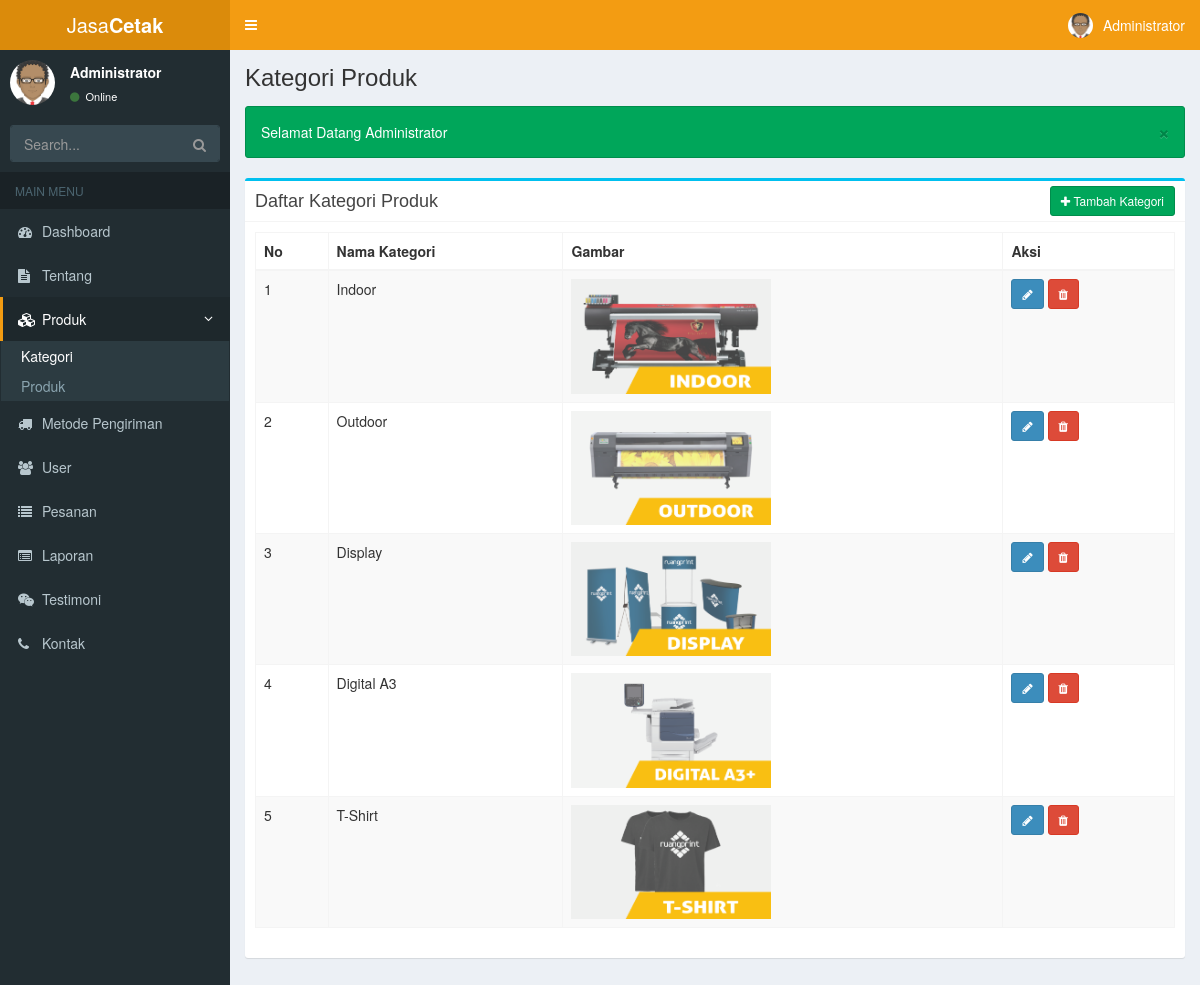
Page /admin/index.php?page=kategori (signed in) on the committed database.
### tables this page shows
CREATE TABLE IF NOT EXISTS `kategori` (
  `id_kategori` int(11) NOT NULL,
  `nama_kategori` varchar(50) NOT NULL,
  `gambar` varchar(100) DEFAULT NULL
);

### admin/views/kategori.php (the view, shortened to what this page needs)
<?php
$query = mysqli_query($koneksi, "SELECT * FROM kategori WHERE nama_kategori != 'Uncategorized'");
$no = 1;
?>
<div class="box box-info">
    <div class="box-header with-border">
        <h3 class="box-title">Daftar Kategori Produk</h3>
        <div class="box-tools pull-right">
            <button class="btn btn-success btn-sm" data-toggle="modal" data-target="#tambah-kategori"><i class="fa fa-plus"></i> Tambah Kategori</button>
        </div>
    </div>
    <div class="box-body">
        <div class="table-responsive">
            <table class="table table-bordered table-striped">
                <thead>
                    <th>No</th>
                    <th>Nama Kategori</th>
                    <th>Gambar</th>
                    <th>Aksi</th>
                </thead>
                <tbody>
                    <?php while ($row = mysqli_fetch_assoc($query)): ?>
                        <tr>
                            <td><?= $no++ ?></td>
                            <td><?= $row['nama_kategori'] ?></td>
                            <td><img src="../<?= $row['gambar'] . '?timestamp=' . time() ?>" alt="" width="200"></td>
                            <td>
                                <button class="btn btn-sm btn-primary edit-kat" data-toggle="modal" data-target="#edit-kategori" data-kategori="<?= htmlspecialchars(json_encode($row)) ?>">
                                    <i class="fa fa-pencil" data-toggle="tooltip" data-placement="top" title="Edit Kategori"></i>
                                </button>
                                <button class="btn btn-sm btn-danger btn-hapus" data-toggle="modal" data-target="#hapus-kategori" data-id="<?= $row['id_kategori'] ?>" data-uri="hapus_kategori">
                                    <i class="fa fa-trash" data-toggle="tooltip" data-placement="top" title="Hapus Kategori"></i>
                                </button>
                            </td>
                        </tr>
                    <?php endwhile; ?>
                </tbody>
            </table>
        </div>
    </div>
</div>

### rows in the picture
kategori: nama_kategori "Indoor", gambar (picture)
kategori: nama_kategori "Outdoor", gambar (picture)
kategori: nama_kategori "Display", gambar (picture)
kategori: nama_kategori "Digital A3", gambar (picture)
kategori: nama_kategori "T-Shirt", gambar (picture)

### other values in the picture
$_SESSION['nama'] "Administrator"
$page_header "Kategori Produk"
$_SESSION['pesan']['isi'] "Selamat Datang Administrator"
